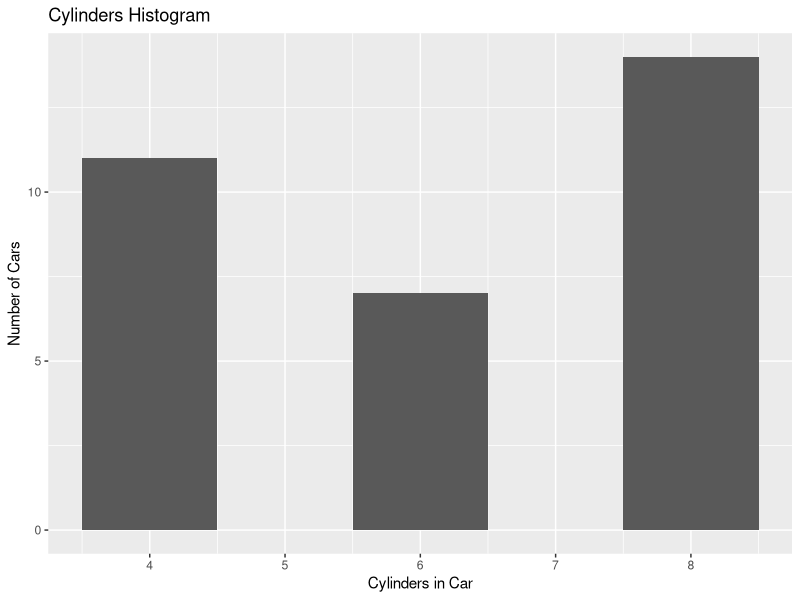
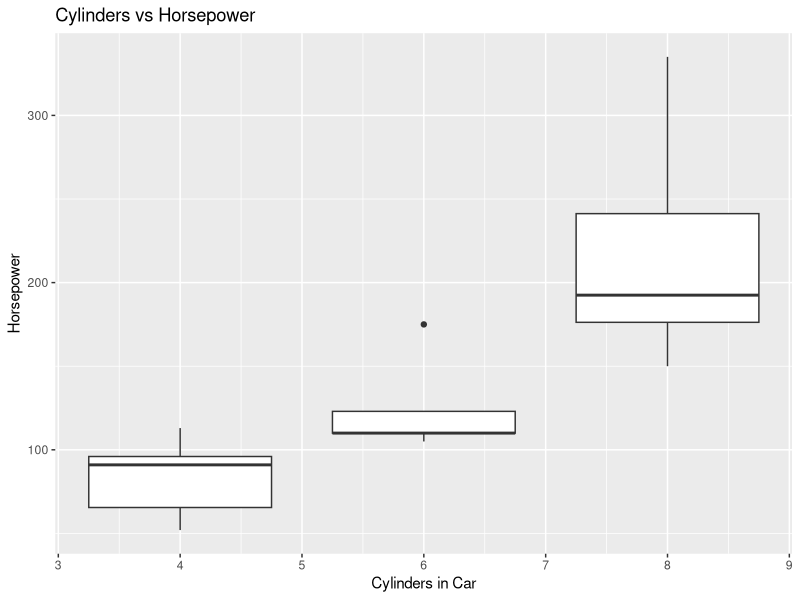
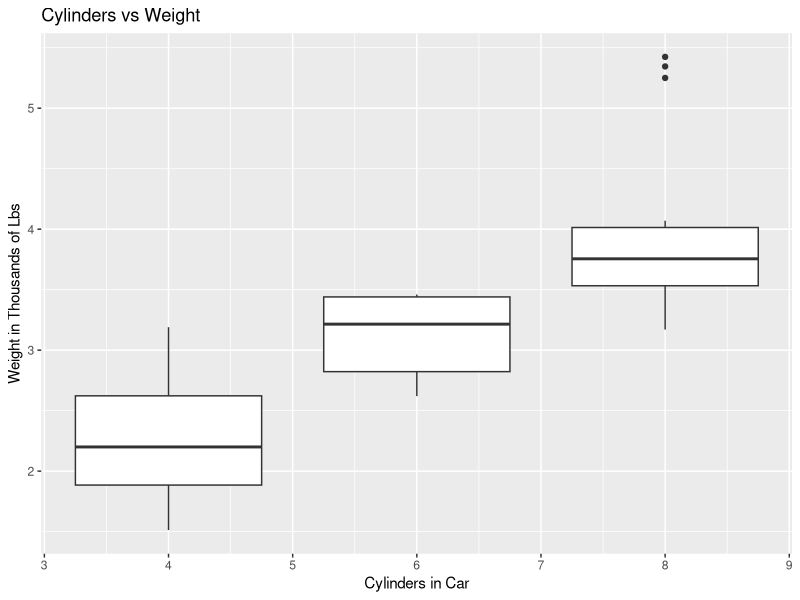
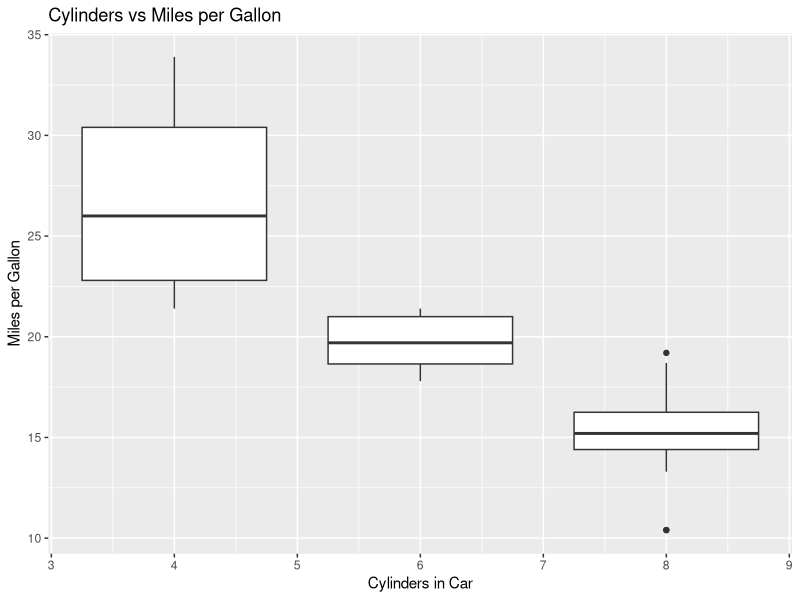
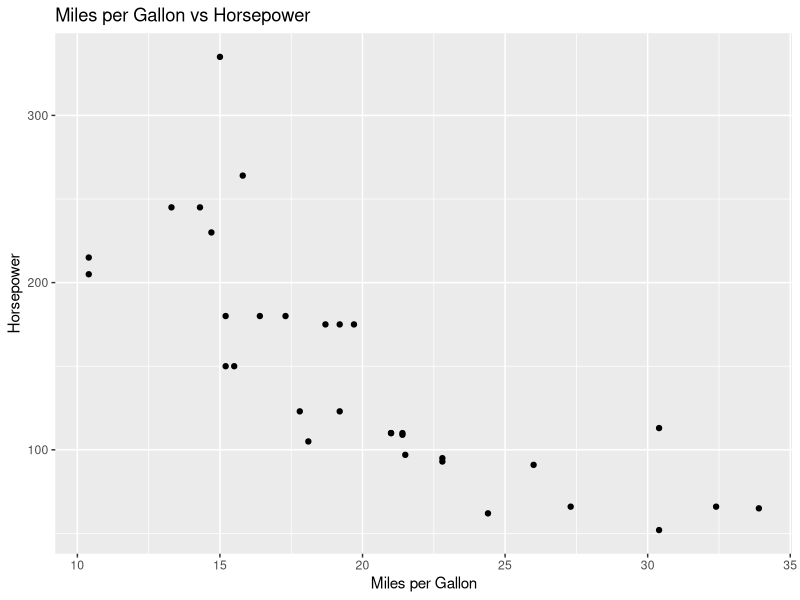
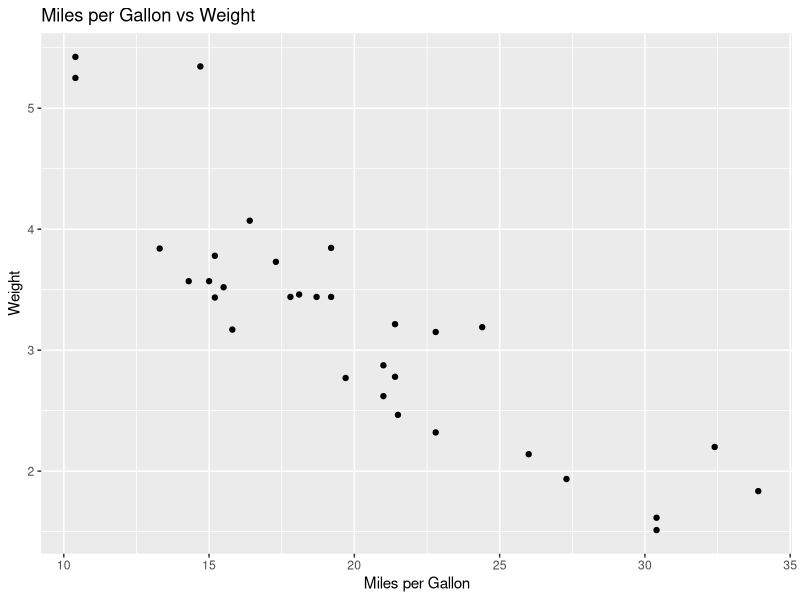
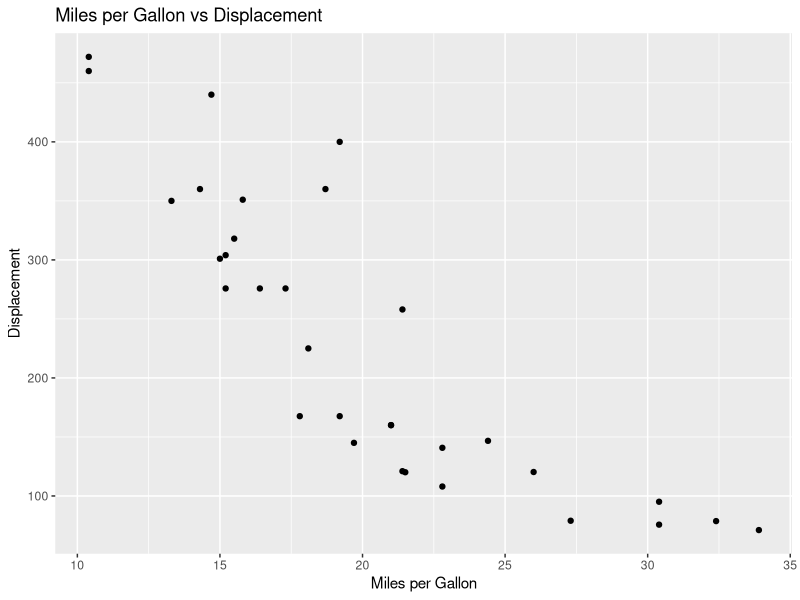

The R script that drew these images, in order:
## Abstract ----------------
  # Using histograms, boxplots and scatter plots, I demonstrate the distributions of different car's cylinders in mtcars.
  # The analysis focuses on 4, 7, and 8 cylinder cars. We examine how the variables differ due to the cylinders in a car.
  # I also added scatterplots to understand the relationship between variables.
  # GitHub Link: (https://github.com/koeneralex/visualanalytics-week7-distributions)

## Instructions -------------
  # Create your own visual analytics based on Distribution analysis.
  # The visual will follow our textbook recommendation to use grid to enhance the comparisons between scatter plots or your variables.

## Packages -----------------
library(tidyverse)


## Code ---------------------

carsDF <- as.data.frame(mtcars)


## Visualizations -----------

# Cylinders histogram.
ggplot(carsDF, aes(x=cyl)) +
  geom_histogram(bins = 5) +
  labs(title="Cylinders Histogram", x="Cylinders in Car",y="Number of Cars")

# Cylinders vs Horsepower boxplot.
ggplot(carsDF, aes(x=cyl, y=hp, group=cyl)) +
  geom_boxplot() +
  labs(title="Cylinders vs Horsepower", x="Cylinders in Car",y="Horsepower")

# Cylinders vs Weight boxplot.
ggplot(carsDF, aes(x=cyl, y=wt, group=cyl)) +
  geom_boxplot() +
  labs(title="Cylinders vs Weight", x="Cylinders in Car",y="Weight in Thousands of Lbs")

# Cylinders vs Miles per Gallon boxplot.
ggplot(carsDF, aes(x=cyl, y=mpg, group=cyl)) +
  geom_boxplot() +
  labs(title="Cylinders vs Miles per Gallon", x="Cylinders in Car",y="Miles per Gallon")


# Miles per Gallon vs Horsepower scatterplot.
ggplot(carsDF, aes(x=mpg, y=hp)) +
  geom_point() +
  labs(title="Miles per Gallon vs Horsepower", x="Miles per Gallon",y="Horsepower")

# Miles per Gallon vs Weight scatterplot.
ggplot(carsDF, aes(x=mpg, y=wt)) +
  geom_point() +
  labs(title="Miles per Gallon vs Weight", x="Miles per Gallon",y="Weight")

# Miles per Gallon vs Displacement scatterplot.
ggplot(carsDF, aes(x=mpg, y=disp)) +
  geom_point() +
  labs(title="Miles per Gallon vs Displacement", x="Miles per Gallon",y="Displacement")

